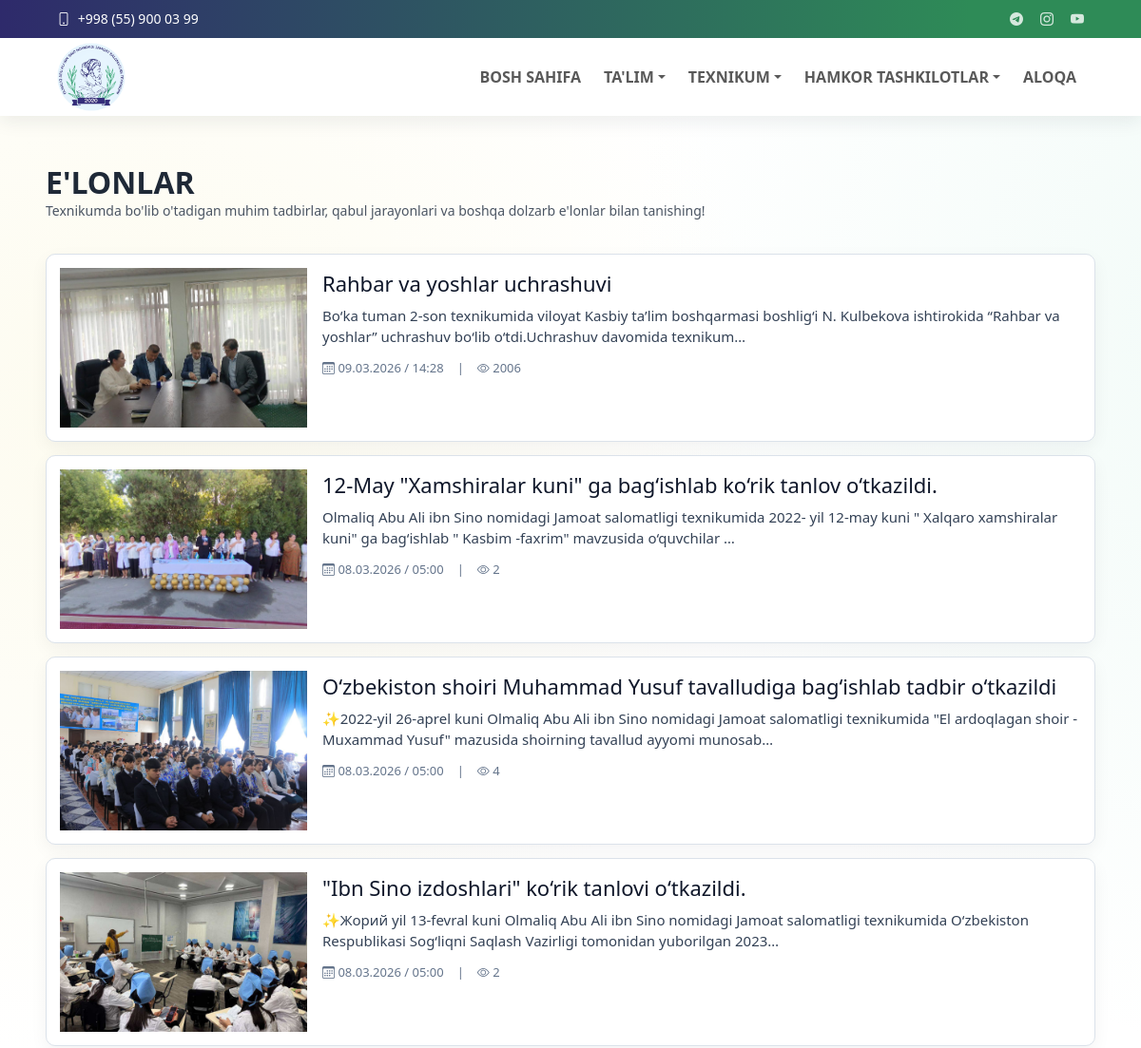
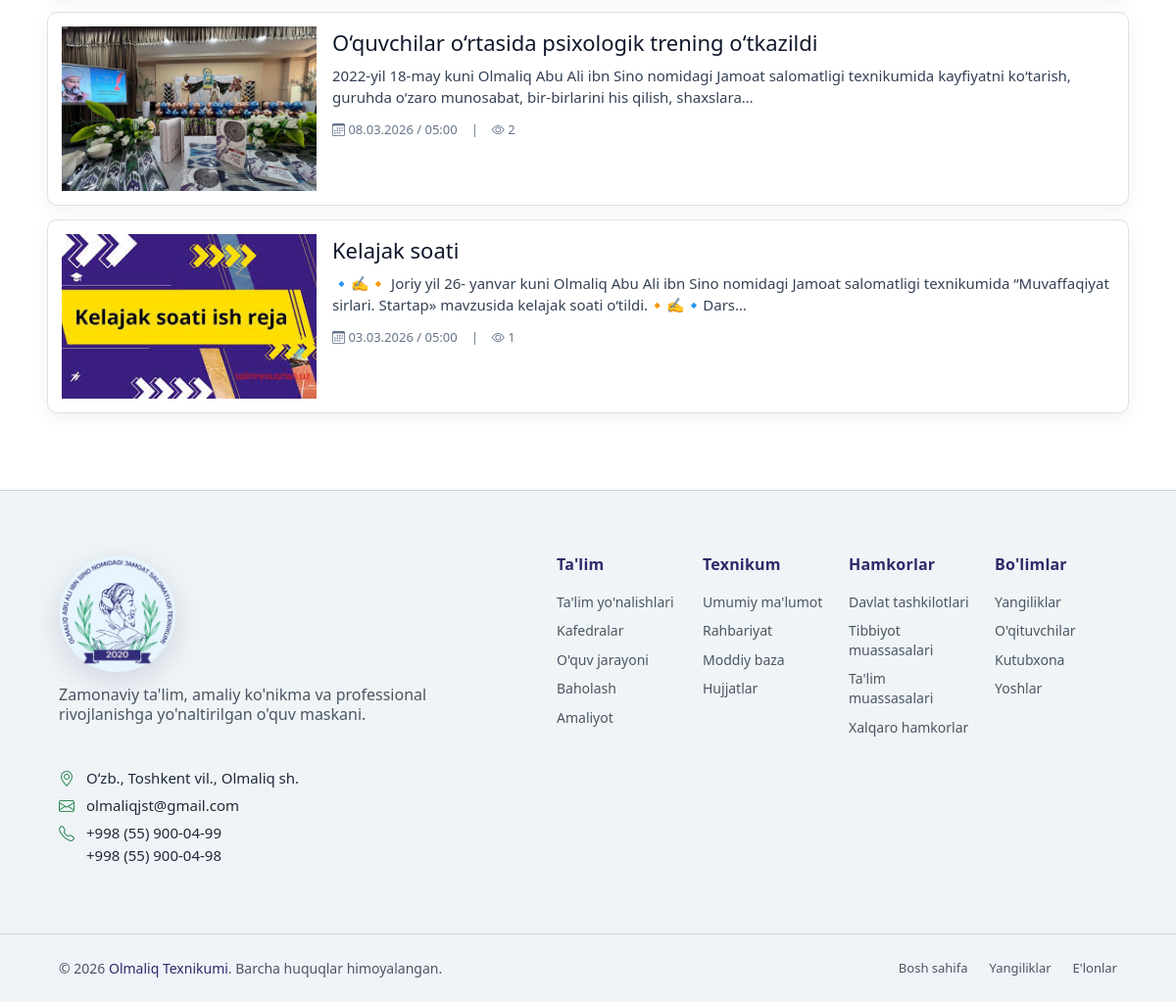
The page /elonlar/ on the database its author committed (2 pictures, top to bottom).
### core/models.py (models this page shows, shortened)
class TopbarSettings(models.Model):
    email = models.EmailField(blank=True)
    phone = models.CharField(max_length=50, blank=True)
    telegram_url = models.URLField(blank=True)
    instagram_url = models.URLField(blank=True)
    youtube_url = models.URLField(blank=True)
    is_active = models.BooleanField(default=True)
    updated_at = models.DateTimeField(auto_now=True)
    class Meta:
        ordering = ['-updated_at', '-id']
        verbose_name = "Topbar sozlamasi"
        verbose_name_plural = "Topbar sozlamalari"

class Announcement(models.Model):
    title = models.CharField(max_length=220)
    content = models.TextField()
    image = models.ImageField(upload_to='announcements/', blank=True, null=True)
    author = models.CharField("Tayyorlagan", max_length=150, blank=False)
    published_at = models.DateTimeField(default=timezone.now)
    views_count = models.PositiveIntegerField(default=0)
    is_active = models.BooleanField(default=True)
    created_at = models.DateTimeField(auto_now_add=True)
    class Meta:
        ordering = ['-published_at', '-created_at']
        verbose_name = "E'lon"
        verbose_name_plural = "E'lonlar"

### core/views.py (the view)
# urls.py: path("elonlar/", views.announcements_list, name='announcements_list'),
def announcements_list(request):
    announcements = Announcement.objects.filter(is_active=True).order_by('-published_at', '-created_at')
    return render(request, 'core/announcement_list.html', {'announcements': announcements})

### core/context_processors.py (called while the page is built)
def menu_context(request):
    menu_items = (
        Menu.objects.filter(parent__isnull=True, is_active=True)
        .prefetch_related('children')
        .order_by('order', 'id')
    )
    topbar = TopbarSettings.objects.filter(is_active=True).first()
    return {
        'menu_items': menu_items,
        'topbar_settings': topbar,
    }

### core/templates/core/announcement_list.html (shortened to what this page needs)
{% extends 'base.html' %}
{% block content %}
<section>
    <div class="news-list-directions__head">
        <h2>E'lonlar</h2>
        <p>Texnikumda bo'lib o'tadigan muhim tadbirlar, qabul jarayonlari va boshqa dolzarb e'lonlar bilan tanishing!</p>
    </div>
    <div class="news-list-grid js-load-more-list" data-batch-size="10">
        {% for item in announcements %}
            <a class="news-list-card js-load-item" href="{% url 'core:announcement_detail' item.pk %}">
                {% if item.image %}
                    <img class="news-list-card__image" src="{{ item.image.url }}" alt="{{ item.title }}">
                {% else %}
                    <div class="news-list-card__image news-list-card__image--empty">
                        <span>Rasm mavjud emas</span>
                    </div>
                {% endif %}
                <div class="news-list-card__body">
                    <h3>{{ item.title }}</h3>
                    <p>{{ item.content|striptags|truncatechars:170 }}</p>
                    <div class="news-list-card__meta">
                        <span>
                            <i class="bi bi-calendar3"></i>
                            <span>{{ item.published_at|date:"d.m.Y / H:i" }}</span>
                        </span>
                        <span>|</span>
                        <span>
                            <i class="bi bi-eye"></i>
                            <span>{{ item.views_count }}</span>
                        </span>
                    </div>
                </div>
            </a>
        {% empty %}
            <p class="news-list-empty">E'lonlar mavjud emas.</p>
        {% endfor %}
    </div>
</section>
{% endblock %}

### templates/includes/header.html (shortened to what this page needs)
{% load static %}
<header id="header" class="header fixed-top">
    <div class="topbar d-flex align-items-center">
        <div class="container d-flex justify-content-center justify-content-md-between">
           <div class="contact-info d-flex align-items-center gap-3">
                <div class="d-flex align-items-center">
                    <a href="tel:{{ topbar_settings.phone }}" class="link-underline link-underline-opacity-0 lh-1">
                        <i class="bi bi-phone me-1"></i>
                    <span>{{ topbar_settings.phone }}</span>
                    </a>
                </div>
            </div>
            <div class="social-links d-flex align-items-center">
                <a href="{{ topbar_settings.telegram_url }}" target="_blank" rel="noopener" aria-label="Telegram"><i class="bi bi-telegram"></i></a>
                <a href="{{ topbar_settings.instagram_url }}" target="_blank" rel="noopener" aria-label="Instagram"><i class="bi bi-instagram"></i></a>
                <a href="{{ topbar_settings.youtube_url }}" target="_blank" rel="noopener" aria-label="YouTube"><i class="bi bi-youtube"></i></a>
            </div>
        </div>
    </div>
    <div class="branding d-flex align-items-center">
        <nav class="navbar navbar-expand-lg  py-0 w-100">
            <div class="container position-relative d-flex align-items-center justify-content-between">
                <a class="navbar-brand brand d-flex align-items-center gap-2" href="{% url 'core:home' %}">
                    <img class="brand-logo" src="{% static 'images/logo.png' %}" alt="Olmaliq texnikumi logosi">
                </a>
                <div class="collapse navbar-collapse" id="mainNavbar">
                    {% with ns=request.resolver_match.namespace name=request.resolver_match.url_name %}
                    <ul class="navbar-nav ms-auto mb-2 mb-lg-0 align-items-lg-center gap-lg-2">
                        <li class="nav-item">
                            <a class="nav-link {% if ns == 'core' and name == 'home' %}active{% endif %}" href="{% url 'core:home' %}" {% if ns == 'core' and name == 'home' %}aria-current="page"{% endif %}>Bosh sahifa</a>
                        </li>
                        <li class="nav-item dropdown">
                            <a class="nav-link dropdown-toggle " href="#" role="button" data-bs-toggle="dropdown" aria-expanded="false" >Ta'lim</a>
                        </li>
                        <li class="nav-item dropdown">
                            <a class="nav-link dropdown-toggle " href="#" role="button" data-bs-toggle="dropdown" aria-expanded="false" >Texnikum</a>
                        </li>
                        <li class="nav-item dropdown">
                            <a class="nav-link dropdown-toggle " href="#" role="button" data-bs-toggle="dropdown" aria-expanded="false" >Hamkor tashkilotlar</a>
                        </li>
                        <li class="nav-item">
                            <a class="nav-link {% if ns == 'contact' %}active{% endif %}" href="{% url 'contact:contact' %}" {% if ns == 'contact' %}aria-current="page"{% endif %}>Aloqa</a>
                        </li>
                    </ul>
                    {% endwith %}
                </div>
            </div>
        </nav>
    </div>
</header>

### static/css/style.css (style rules this page uses)
* { box-sizing: border-box; }
body { margin: 0; font-family: "Segoe UI", Tahoma, sans-serif; background-color: #ffffff; background-image: radial-gradient(1100px circle at 8% 16%, rgba(246, 238, 181, 0.22), transparent 62%), radial-gradient(1250px circle at 92% 12%, rgba(178, 231, 212, 0.2), transparent 64%), radial-gradient(980px circle at 84% 88%, rgba(205, 233, 245, 0.16), transparent 66%), linear-gradient(180deg, #ffffff 0%, #ffffff 100%); background-repeat: no-repeat; background-size: 128% 128%, 132% 132%, 126% 126%, 100% 100%; animation: siteBgFloat 50s ease-in-out infinite alternate; color: var(--text); padding-top: 108px; overflow-x: clip; }
a { color: var(--header-accent); }
html { overflow-x: clip; }
.container { width: min(1120px, 92%); margin: 0 auto; }
@media (min-width: 1200px) { .container { width: min(1320px, 92%); } }
.header { transition: all 0.5s; z-index: 1100 !important; background-color: #ffffff; box-shadow: 0 6px 18px rgba(31, 41, 55, 0.08); }
.header .topbar { background: var(--brand-gradient); font-size: 14px; transition: all 0.5s; height: 40px; overflow: hidden; border: 0 !important; border-bottom: 0 !important; box-shadow: none !important; margin-bottom: 0 !important; }
.header .topbar .container { min-height: 40px; }
.header .topbar .contact-info i { font-style: normal; color: #ffffff; }
.header .topbar .contact-info i a, .header .topbar .contact-info i, .header .topbar .contact-info span { color: #ffffff; text-decoration: none; line-height: 1; }
.header .topbar .social-links a { color: rgba(255, 255, 255, 0.8); line-height: 0; transition: all 0.3s ease; margin-left: 18px; font-size: 14px; }
.header .branding { min-height: 68px; transition: all 0.4s ease; border: 0 !important; border-top: 0 !important; margin-top: 0 !important; position: relative; z-index: 1101; }
.header .topbar + .branding { margin-top: 0 !important; border-top: 0 !important; }
.brand { color: var(--nav-text); text-decoration: none; font-weight: 700; }
.brand-logo { height: 72px; width: auto; display: block; }
.navbar .nav-item > a { text-transform: uppercase; font-weight: 600; }
.navbar .nav-link { position: relative; transition: color 0.22s ease; }
.navbar .nav-link::before { content: ""; position: absolute; left: 0.5rem; right: 0.5rem; bottom: 0.2rem; height: 2px; background: var(--header-accent); transform: scaleX(0); transform-origin: center; transition: transform 0.22s ease; }
.news-list-directions__head { display: flex-row; align-items: center; justify-content: center; text-align: left; gap: 12px; margin: 35px 0px 35px 0px; }
.news-list-directions__head h2 { margin: 0; text-transform: uppercase; font-weight: 700; }
.news-list-directions__head p { margin: 0; color: var(--muted); font-size: 14px; font-weight: 500; }
.news-list-grid { display: flex; flex-direction: column; gap: 14px; }
.news-list-card { display: grid; grid-template-columns: 260px minmax(0, 1fr); gap: 16px; align-items: stretch; padding: 14px; border: 1px solid #dbe2ea; border-radius: 10px; background: #ffffff; box-shadow: 0 6px 18px rgba(15, 23, 42, 0.05); overflow: hidden; text-decoration: none; color: inherit; }
.news-list-card__image { width: 100%; height: 168px; object-fit: cover; display: block; }
.news-list-card__body { padding: 2px 0; min-width: 0; }
.news-list-card__body h3 { margin: 0 0 8px; font-size: 22px; line-height: 1.3; overflow-wrap: anywhere; color: #0f172a; }
.news-list-card__body p { margin: 0 0 12px; color: #334155; font-size: 15px; line-height: 1.5; overflow-wrap: anywhere; }
.news-list-card__meta { display: flex; align-items: center; gap: 14px; color: #64748b; font-size: 13px; font-weight: 500; border-top: 0; padding-top: 0; }

### rows shown on the page
TopbarSettings: phone "+998 (55) 900 03 99"
Announcement: image (picture), title "Rahbar va yoshlar uchrashuvi", content "Bo‘ka tuman 2-son texnikumida viloyat Kasbiy ta’lim boshqarmasi boshlig‘i N. Kulbekova ishtirokida “Rahbar va yoshlar” uchrashuv bo‘lib o‘tdi.Uchrashuv davomida texnikum…", published_at "09.03.2026 / 14:28", views_count "2006"
Announcement: image (picture), title "12-May \"Xamshiralar kuni\" ga bag‘ishlab ko‘rik tanlov o‘tkazildi.", content "Olmaliq Abu Ali ibn Sino nomidagi Jamoat salomatligi texnikumida 2022- yil 12-may kuni \" Xalqaro xamshiralar kuni\" ga bag‘ishlab \" Kasbim -faxrim\" mavzusida o‘quvchilar …", published_at "08.03.2026 / 05:00", views_count "2"
Announcement: image (picture), title "O‘zbekiston shoiri Muhammad Yusuf tavalludiga bag‘ishlab tadbir o‘tkazildi", content "✨2022-yil 26-aprel kuni Olmaliq Abu Ali ibn Sino nomidagi Jamoat salomatligi texnikumida \"El ardoqlagan shoir -Muxammad Yusuf\" mazusida shoirning tavallud ayyomi munosab…", published_at "08.03.2026 / 05:00", views_count "4"
Announcement: image (picture), title "\"Ibn Sino izdoshlari\" ko‘rik tanlovi o‘tkazildi.", content "✨Жорий yil 13-fevral kuni Olmaliq Abu Ali ibn Sino nomidagi Jamoat salomatligi texnikumida O‘zbekiston Respublikasi Sog‘liqni Saqlash Vazirligi tomonidan yuborilgan 2023…", published_at "08.03.2026 / 05:00", views_count "2"
Announcement: image (picture), title "O‘quvchilar o‘rtasida psixologik trening o‘tkazildi", content "2022-yil 18-may kuni Olmaliq Abu Ali ibn Sino nomidagi Jamoat salomatligi texnikumida kayfiyatni ko‘tarish, guruhda o‘zaro munosabat, bir-birlarini his qilish, shaxslara…", published_at "08.03.2026 / 05:00", views_count "2"
Announcement: image (picture), title "Kelajak soati", content "🔹✍️🔸 Joriy yil 26- yanvar kuni Olmaliq Abu Ali ibn Sino nomidagi Jamoat salomatligi texnikumida “Muvaffaqiyat sirlari. Startap» mavzusida kelajak soati o‘tildi.🔸✍️🔹Dars…", published_at "03.03.2026 / 05:00", views_count "1"
